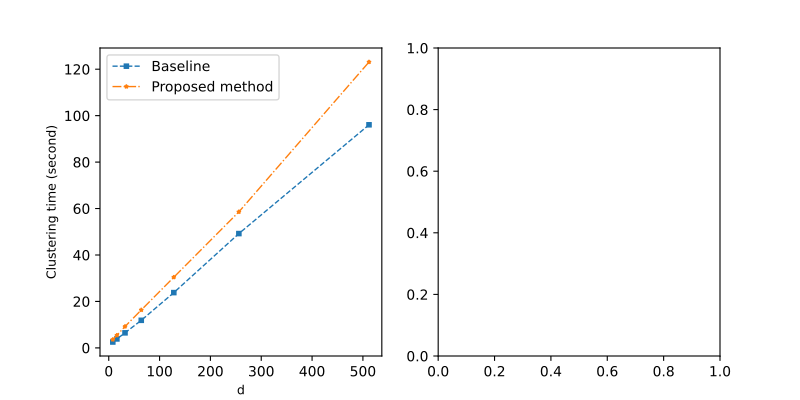

Source code (Python):
from toansttlib import *
import pandas as pd
import os
import matplotlib.pyplot as plt
import numpy as np
import shutil

df = pd.read_csv('KmodesTriangleInequality/Results/'+os.path.basename(__file__).replace(".py",".csv"))

#datasetIds = ['Dialog','Emotions_MultiTurnDiag','Question_Answer_1','Question_Answer_2','Question_Answer_3','WikiQA']
#params = { "text.usetex" : False,"font.family" : "serif"}
#plt.rcParams.update(params)


fig, axs = plt.subplots(1,2, figsize=(8, 4))
x = df['d'].to_numpy()
ys = np.array([df['Time1'].to_numpy(),df['Time2'].to_numpy()])
fmta(-1)
DrawSubFigure_SimpleLine(axs[0],x,ys,x_title='d',y_title='Clustering time (second)' )
axs[0].legend(['Baseline','Proposed method'],ncol=1)




fileName = 'KmodesTriangleInequality/Results/'+os.path.basename(__file__).replace(".py",".pdf")
#fileName2 = "C:/Users/nmtoa/Dropbox/Apps/Overleaf/Toan_ContextBasedFineTuneGPT2/Figures/" + os.path.basename(__file__).replace(".py",".pdf")
plt.savefig(fileName)
#shutil.copyfile(fileName,fileName2 )

plt.show()
